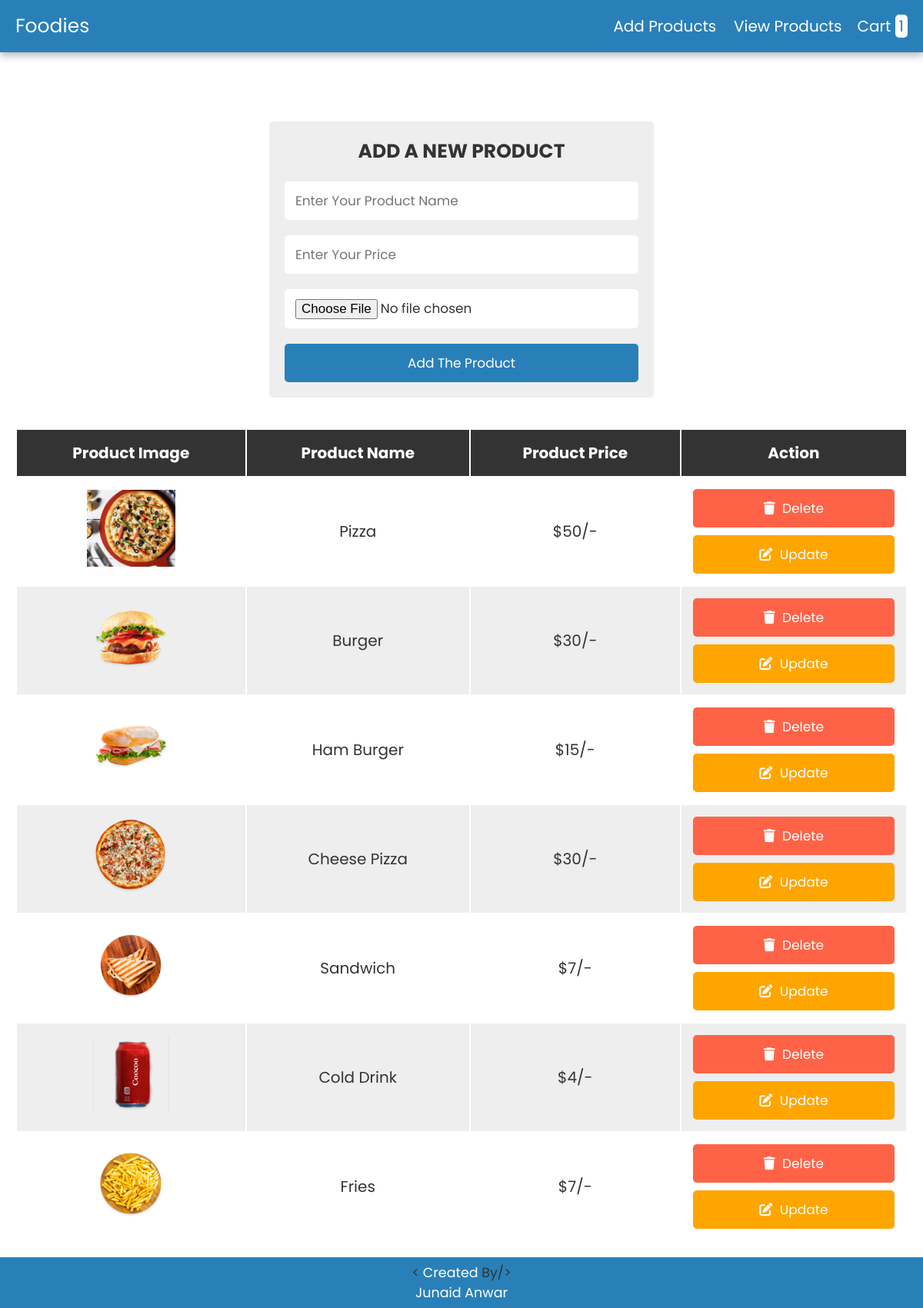
/admin.php (signed in), run on the app's committed database.
### tables this page shows
CREATE TABLE `products` (
  `id` int(11) NOT NULL,
  `name` varchar(50) NOT NULL,
  `price` varchar(100) NOT NULL,
  `image` varchar(255) NOT NULL
);

### admin.php (the view, shortened to what this page needs)
<?php
@include 'config.php';
?>
<!DOCTYPE html>
<html lang="en">
<head>
    <link rel="stylesheet" href="https://cdnjs.cloudflare.com/ajax/libs/font-awesome/6.0.0/css/all.min.css">
    <link rel="stylesheet" href="css/style.css">
</head>
<body>
    <?php include 'header.php';
?>
<div class="container">
    <section>
    <form action="" method="post" class="add-product-form" enctype="multipart/form-data">
        <h3>Add a New Product</h3>
        <input type="text" name="p_name" placeholder="Enter Your Product Name" class="box" Required>
        <input type="number" name="p_price" min="0" placeholder="Enter Your Price" class="box" Required>
        <input type="file" name="p_image" accept="image/png,image/jpg,image/jpeg" class="box" Required>
        <input type="submit" value="Add The Product" name="add_product" class="btn">
    </form>
    </section>
    <section class="display-product-table">
    <table>
        <thead>
            <th>Product Image</th>
            <th>Product Name</th>
            <th>Product Price</th>
            <th>Action</th>
        </thead>
        <tbody>
        <?php
            $select_products=mysqli_query($conn,"SELECT * FROM `products`");
            if(mysqli_num_rows($select_products) > 0){
            while($row=mysqli_fetch_assoc($select_products)){
        ?>
            <tr>
                <td><img src="uploaded_img/<?php echo $row['image']; ?>" height="100" alt=""></td>
                <td><?php echo $row['name']?></td>
                <td>$<?php echo $row['price']?>/-</td>
                <td>
                    <a href="admin.php?delete=<?php echo $row['id']; ?>" class="delete-btn"
                        onclick="return confirm('are your sure you want to delete this?');"> <i
                            class="fas fa-trash"></i> delete </a>
                    <a href="admin.php?edit=<?php echo $row['id']; ?>" class="option-btn"> <i
                            class="fas fa-edit"></i> update </a>
                </td>
            </tr>
        <?php
                };
            }else{
                echo "<div class='empty'>no product added</div>";
            }
        ?>
        </tbody>
    </table>
    </section>
</div>
</body>
</html>

### css/style.css (style rules this page uses)
:root { --blue:#2980b9; --red:tomato; --orange:#ffa500; --black:#333; --white:#fff; --bg-color:#eee; --dark-bg:rgba(0,0,0,.7); --box-shadow:0 .5rem 1rem rgba(0,0,0,.1); --border:.1rem solid #999; }
* { font-family: 'Poppins', sans-serif; margin:0; padding:0; box-sizing: border-box; outline: none; border:none; text-decoration: none; text-transform: capitalize; }
html { font-size: 62.5%; overflow-x: hidden; }
.container { max-width: 1200px; margin:0 auto; }
section { padding:2rem; }
.btn, .option-btn, .delete-btn { display: block; width: 100%; text-align: center; background-color: var(--blue); color:var(--white); font-size: 1.7rem; padding:1.2rem 3rem; border-radius: .5rem; cursor: pointer; margin-top: 1rem; }
.option-btn i, .delete-btn i { padding-right: .5rem; }
.option-btn { background-color: var(--orange); }
.delete-btn { margin-top: 0; background-color: var(--red); }
.footer { background-color: var(--blue); display: flex; align-items: center; flex-direction: column; width: 100%; padding: 7px; color:var(--white); }
.add-product-form { max-width: 50rem; background-color: var(--bg-color); border-radius: .5rem; padding:2rem; margin:0 auto; margin-top: 7rem; }
.add-product-form h3 { font-size: 2.5rem; margin-bottom: 1rem; color:var(--black); text-transform: uppercase; text-align: center; }
.add-product-form .box { text-transform: none; padding:1.2rem 1.4rem; font-size: 1.7rem; color:var(--black); border-radius: .5rem; background-color: var(--white); margin:1rem 0; width: 100%; }
.display-product-table table { width: 100%; text-align: center; }
.display-product-table table thead th { padding:1.5rem; font-size: 2rem; background-color: var(--black); color:var(--white); }
.display-product-table table td { padding:1.5rem; font-size: 2rem; color:var(--black); }
.display-product-table table td:first-child { padding:0; }
.display-product-table table tr:nth-child(even) { background-color: var(--bg-color); }

### data on the page
products: image (picture), name "Pizza", price "50"
products: image (picture), name "Burger", price "30"
products: image (picture), name "Ham Burger", price "15"
products: image (picture), name "Cheese Pizza", price "30"
products: image (picture), name "Sandwich", price "7"
products: image (picture), name "Cold Drink", price "4"
products: image (picture), name "Fries", price "7"

### other printed values
$row_count "1"
